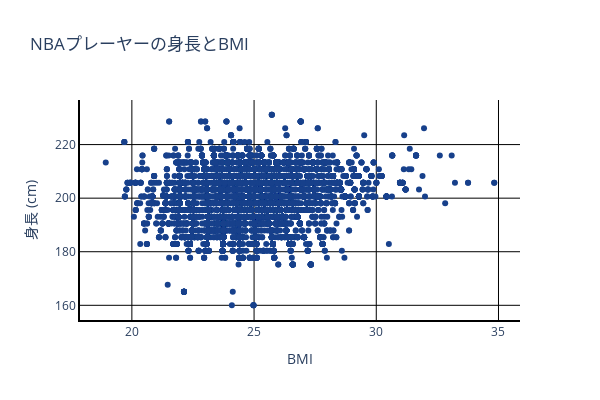

Here is the notebook cell this chart was saved with:
### Code cell
fig = go.Figure(data=go.Scatter(x=df['bmi'],
                                y=df['player_height'],
                                mode='markers',
                                text=df['player_name'],
                                marker=dict(color='#17408b')))
fig.update_layout(
    title='NBAプレーヤーの身長とBMI',
    xaxis_title='BMI',
    yaxis_title='身長 (cm)',
    plot_bgcolor='rgba(0,0,0,0)',
    width=600, height=400)
fig.update_xaxes(showline=True, linewidth=2, linecolor='black', gridcolor='black')
fig.update_yaxes(showline=True, linewidth=2, linecolor='black', gridcolor='black')
fig.show()

### Figure 1 — Plotly figure (JSON) as saved in the notebook; plotly's stock layout.template omitted (floating-point values rounded to 4 significant figures; data arrays with more than 128 entries replaced by an {"elided": "..."} marker saying what was removed)
{"data": [{"marker": {"color": "#17408b"}, "mode": "markers", "text": {"elided": "11700 str values"}, "type": "scatter", "x": {"elided": "11700 float values"}, "y": {"elided": "11700 float values"}}], "layout": {"height": 400, "plot_bgcolor": "rgba(0,0,0,0)", "title": {"text": "NBAプレーヤーの身長とBMI"}, "width": 600, "xaxis": {"gridcolor": "black", "linecolor": "black", "linewidth": 2, "showline": true, "title": {"text": "BMI"}}, "yaxis": {"gridcolor": "black", "linecolor": "black", "linewidth": 2, "showline": true, "title": {"text": "身長 (cm)"}}}}
